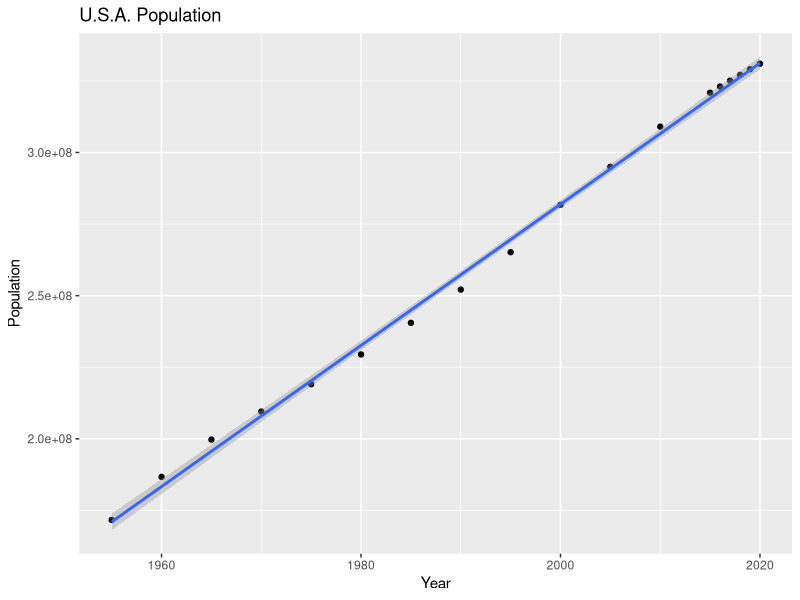
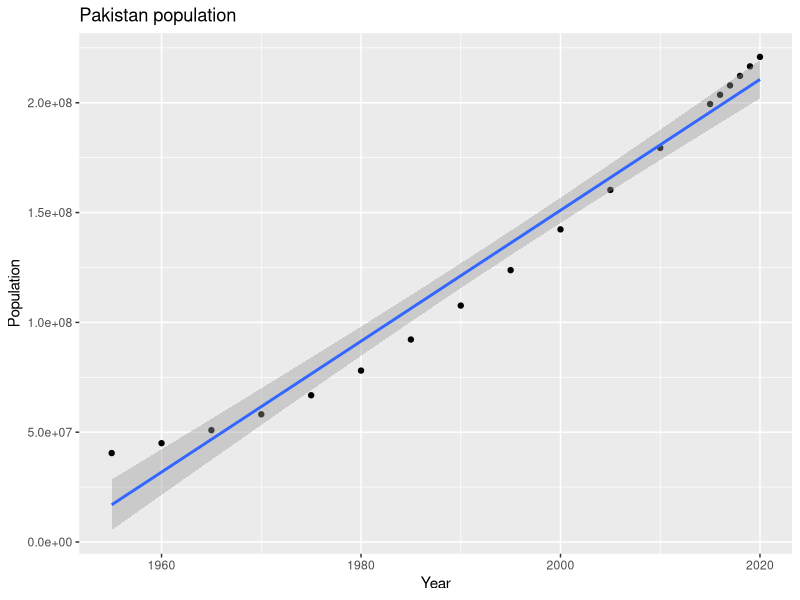
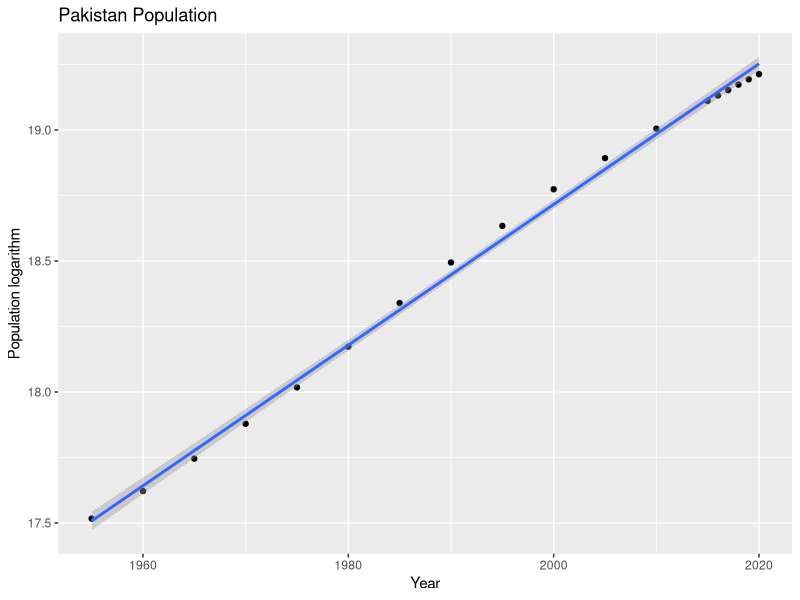

Write the R code that produced these figures, in order. (Note: this script raises an error after producing the figures.)
# DATAFRAME INITIALIZATION
df <- read.csv("./data/population.csv")
library(ggplot2)

head(df)
unique(df$Continent)

###############################################################################
# POPULATION GROWTH ANALISYS ==== LINEAR REGRESSION
###############################################################################

# USA ANALYSIS
usa <- df[df$Country == "United States", ]

model <- lm(Population ~ Year, data = usa)
summary(model)

ggplot(data = usa, aes(x = Year, y = Population)) +
    geom_point() + geom_smooth(method = "lm") +
    labs(title = "U.S.A. Population", x = "Year", y = "Population")

# PAKISTAN ANALYSIS
# Pakistan has an exponential growth -> log scale to fit a linear model

pak <- df[df$Country == "Pakistan", ]
pak[, "log_Population"] <- log(pak[, "Population"] + 1)

model <- lm(log_Population ~ Year, data = pak)
summary(model)

ggplot(data = pak, aes(x = Year, y = Population)) +
    geom_point() + geom_smooth(method = "lm") +
    labs(title = "Pakistan population", x = "Year", y = "Population")
ggplot(data = pak, aes(x = Year, y = log_Population)) +
    geom_point() + geom_smooth(method = "lm") +
    labs(title = "Pakistan Population", x = "Year", y = "Population logarithm")

###############################################################################
# POPULATION GROWTH BETWEEN CONTINENTS==== HYPOTHESIS TESTING
###############################################################################

unique(df$Continent)

oceania <- log(df[df$Continent == "Oceania", "Population"])
aisa <- log(df[df$Continent == "Asia", "Population"])

ggplot() +
    geom_histogram(aes(x = oceania), fill = "red", alpha = 0.5, bins = 20) +
    geom_histogram(aes(x = asia), fill = "blue", alpha = 0.5, bins = 20)

qqnorm(oceania, main = "Normal qq-plot (Oceania)",
    ylab = "Empirical Quantiles", xlab = "Theoretical Quantiles")
qqline(oceania, col = "red", lty = 4, lwd = 2)
qqnorm(asia, main = "Normal qq-plot (Population 2)",
    ylab = "Empirical Quantiles", xlab = "Theoretical Quantiles")
qqline(asia, col = "red", lty = 4, lwd = 2)

t.test(oceania, asia)

###############################################################################
# YEARLY CHANGE ==== MULTILINEAR REGRESSION
###############################################################################

head(df)
filter <- df[df$Country == "France", ]

result <- lm(Yearly.Change ~ Population + Migrants.net.
    + FertilityRate + MedianAge + UrbanPopulation, data = filter)
summary(result)


###############################################################################
###############################################################################
#other things to try

corYearAge <- cor(filter[, "Year"], filter[, "MedianAge"])
corFertilityYear <- cor(filter[, "FertilityRate"], filter[, "Year"])
corAgeFertility <- cor(filter[, "MedianAge"], filter[, "FertilityRate"])
print(c(corYearAge, corFertilityYear, corAgeFertility))


# plots are not that good

ggplot(data = filter, aes(x = Migrants.net., y = Yearly.Change)) + geom_point() + geom_smooth(method = "lm")
ggplot(data = filter, aes(x = Migrants.net., y = FertilityRate)) + geom_point() + geom_smooth(method = "lm")
ggplot(data = filter, aes(x = Migrants.net., y = MedianAge)) + geom_point() + geom_smooth(method = "lm")
ggplot(data = filter, aes(x = Migrants.net., y = UrbanPopulation)) + geom_point() + geom_smooth(method = "lm")

ggplot(data = filter, aes(x = MedianAge, y = exp_FertilityRate)) + geom_point() + geom_smooth(method = "lm")
